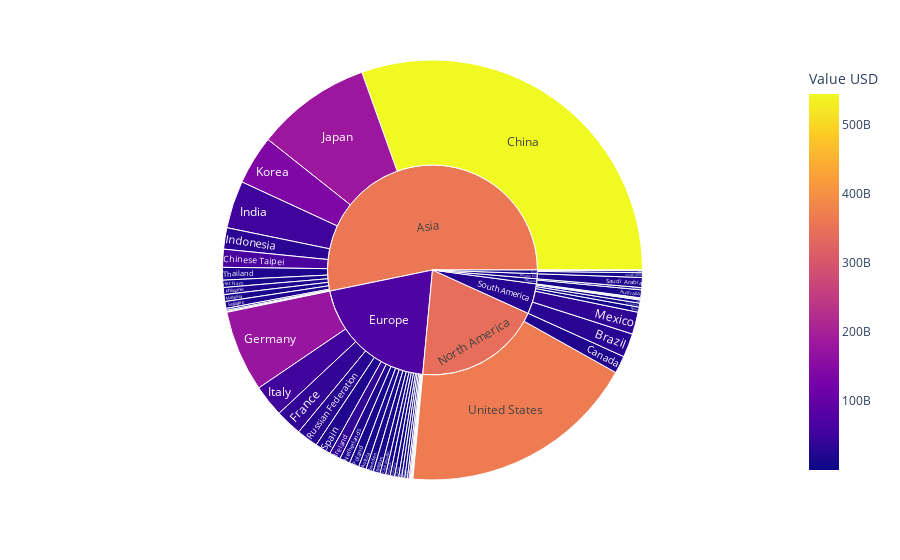

Notebook code cell kept with this figure:
### Markdown cell above
Lets start by seeing the distribution of industries globally. We'll take the data from 2018 as this is the latest year which has most of the main countries available.

### Code cell
# Filter the data for the year 2018
df_eng_final_2018 = df_eng_final[df_eng_final['Year'] == 2018]

# Create the sunburst chart
fig = px.sunburst(data_frame=df_eng_final_2018, path=['Continent', 'Country'], values='Value USD',
                  color='Value USD', hover_name='ISO3')
fig.show()

### Figure 1 — Plotly figure (JSON) as saved in the notebook; plotly's stock layout.template omitted (floating-point values rounded to 4 significant figures)
{"data": [{"branchvalues": "total", "customdata": [[11300000000.0], [14880000000.0], [12770000000.0], [29140000000.0], [1051000000.0], [1255000000.0], [2712000000.0], [20050000000.0], [9017000000.0], [544000000000.0], [67320000000.0], [5442000000.0], [1744000000.0], [1157000000.0], [240600000.0], [11000000000.0], [10990000000.0], [611300000.0], [8386000000.0], [40510000000.0], [174900000000.0], [3094000000.0], [1701000000.0], [4822000000.0], [607200000.0], [54260000000.0], [30470000000.0], [37830000000.0], [54150000000.0], [182300000000.0], [4519000000.0], [138700000000.0], [307100000.0], [12450000000.0], [169100000.0], [36300000000.0], [4147000000.0], [2016000000.0], [19130000000.0], [4505000000.0], [254300000.0], [3934000000.0], [4304000000.0], [19280000000.0], [12080000000.0], [3575000000.0], [6278000000.0], [28260000000.0], [17830000000.0], [995700000.0], [19140000000.0], [1980000000.0], [6823000000.0], [19720000000.0], [12700000000.0], [18720000000.0], [1083000000.0], [366100000000.0], [11400000000.0], [5580000000.0], [359000000000.0], [72980000000.0], [17830000000.0], [342500000000.0], [9792000000.0], [26230000000.0]], "domain": {"x": [0, 1], "y": [0, 1]}, "hovertemplate": "<b>%{hovertext}</b><br><br>labels=%{label}<br>Value USD_sum=%{value}<br>parent=%{parent}<br>id=%{id}<br>Value USD=%{color}<extra></extra>", "hovertext": ["AUS", "AUT", "BEL", "BRA", "BRN", "BGR", "KHM", "CAN", "CHL", "CHN", "TWN", "COL", "CRI", "HRV", "CYP", "CZE", "DNK", "EST", "FIN", "FRA", "DEU", "GRC", "HKG", "HUN", "ISL", "IND", "IDN", "IRL", "ITA", "JPN", "KAZ", "KOR", "LAO", "MYS", "MLT", "MEX", "MAR", "MMR", "NLD", "NZL", "MKD", "NOR", "PER", "PHL", "POL", "PRT", "ROU", "RUS", "SAU", "SRB", "SGP", "SVN", "ZAF", "ESP", "SWE", "THA", "TUN", "USA", "VNM", "(?)", "(?)", "(?)", "SAU", "(?)", "(?)", "(?)"], "ids": ["Oceania/Australia", "Europe/Austria", "Europe/Belgium", "South America/Brazil", "Asia/Brunei Darussalam", "South America/Bulgaria", "South America/Cambodia", "North America/Canada", "South America/Chile", "Asia/China", "Asia/Chinese Taipei", "South America/Colombia", "South America/Costa Rica", "Europe/Croatia", "Europe/Cyprus", "Europe/Czech Republic", "Europe/Denmark", "Europe/Estonia", "Europe/Finland", "Europe/France", "Europe/Germany", "Europe/Greece", "Asia/Hong Kong", "Europe/Hungary", "Europe/Iceland", "Asia/India", "Asia/Indonesia", "Europe/Ireland", "Europe/Italy", "Asia/Japan", "Asia/Kazakhstan", "Asia/Korea", "Asia/Laos", "Asia/Malaysia", "Europe/Malta", "South America/Mexico", "Africa/Morocco", "Asia/Myanmar", "Europe/Netherlands", "Oceania/New Zealand", "Europe/North Macedonia", "Europe/Norway", "South America/Peru", "Asia/Philippines", "Europe/Poland", "Europe/Portugal", "Europe/Romania", "Europe/Russian Federation", "Middle East/Saudi Arabia", "Europe/Serbia", "Asia/Singapore", "Europe/Slovenia", "Africa/South Africa", "Europe/Spain", "Europe/Sweden", "Asia/Thailand", "Africa/Tunisia", "North America/United States", "Asia/Viet Nam", "Africa", "Asia", "Europe", "Middle East", "North America", "Oceania", "South America"], "labels": ["Australia", "Austria", "Belgium", "Brazil", "Brunei Darussalam", "Bulgaria", "Cambodia", "Canada", "Chile", "China", "Chinese Taipei", "Colombia", "Costa Rica", "Croatia", "Cyprus", "Czech Republic", "Denmark", "Estonia", "Finland", "France", "Germany", "Greece", "Hong Kong", "Hungary", "Iceland", "India", "Indonesia", "Ireland", "Italy", "Japan", "Kazakhstan", "Korea", "Laos", "Malaysia", "Malta", "Mexico", "Morocco", "Myanmar", "Netherlands", "New Zealand", "North Macedonia", "Norway", "Peru", "Philippines", "Poland", "Portugal", "Romania", "Russian Federation", "Saudi Arabia", "Serbia", "Singapore", "Slovenia", "South Africa", "Spain", "Sweden", "Thailand", "Tunisia", "United States", "Viet Nam", "Africa", "Asia", "Europe", "Middle East", "North America", "Oceania", "South America"], "marker": {"coloraxis": "coloraxis", "colors": [11300000000.0, 14880000000.0, 12770000000.0, 29140000000.0, 1051000000.0, 1255000000.0, 2712000000.0, 20050000000.0, 9017000000.0, 544000000000.0, 67320000000.0, 5442000000.0, 1744000000.0, 1157000000.0, 240600000.0, 11000000000.0, 10990000000.0, 611300000.0, 8386000000.0, 40510000000.0, 174900000000.0, 3094000000.0, 1701000000.0, 4822000000.0, 607200000.0, 54260000000.0, 30470000000.0, 37830000000.0, 54150000000.0, 182300000000.0, 4519000000.0, 138700000000.0, 307100000.0, 12450000000.0, 169100000.0, 36300000000.0, 4147000000.0, 2016000000.0, 19130000000.0, 4505000000.0, 254300000.0, 3934000000.0, 4304000000.0, 19280000000.0, 12080000000.0, 3575000000.0, 6278000000.0, 28260000000.0, 17830000000.0, 995700000.0, 19140000000.0, 1980000000.0, 6823000000.0, 19720000000.0, 12700000000.0, 18720000000.0, 1083000000.0, 366100000000.0, 11400000000.0, 5580000000.0, 359000000000.0, 72980000000.0, 17830000000.0, 342500000000.0, 9792000000.0, 26230000000.0]}, "name": "", "parents": ["Oceania", "Europe", "Europe", "South America", "Asia", "South America", "South America", "North America", "South America", "Asia", "Asia", "South America", "South America", "Europe", "Europe", "Europe", "Europe", "Europe", "Europe", "Europe", "Europe", "Europe", "Asia", "Europe", "Europe", "Asia", "Asia", "Europe", "Europe", "Asia", "Asia", "Asia", "Asia", "Asia", "Europe", "South America", "Africa", "Asia", "Europe", "Oceania", "Europe", "Europe", "South America", "Asia", "Europe", "Europe", "Europe", "Europe", "Middle East", "Europe", "Asia", "Europe", "Africa", "Europe", "Europe", "Asia", "Africa", "North America", "Asia", "", "", "", "", "", "", ""], "type": "sunburst", "values": [76491400000, 74527440000, 67294970000, 231356900000, 1491000000, 8719890000, 6643200000, 170088170000, 49425970000, 3843134590000, 174623000000, 38615840000, 5404200000, 7461320000, 1223550000, 54509580000, 44350990000, 3917560000, 39492110000, 258642890000, 790426010000, 17386020000, 4384600000, 29493060000, 2193830000, 461903700000, 207348000000, 109888080000, 310593520000, 1118553380000, 18310600000, 477015500000, 1692300000, 66976000000, 1040860000, 215542290000, 20225600000, 11927700000, 100086390000, 21878950000, 1679930000, 25031580000, 31039700000, 68342600000, 94205220000, 29145360000, 43534810000, 208681510000, 97223200000, 7235060000, 66080800000, 10724590000, 45176800000, 153285260000, 72397710000, 122949900000, 6050600000, 2317945920000, 70654400000, 71453000000, 6715388070000, 2558449210000, 97223200000, 2488034090000, 98370350000, 586747990000]}], "layout": {"coloraxis": {"colorbar": {"title": {"text": "Value USD"}}, "colorscale": [[0, "#0d0887"], [0.1111, "#46039f"], [0.2222, "#7201a8"], [0.3333, "#9c179e"], [0.4444, "#bd3786"], [0.5556, "#d8576b"], [0.6667, "#ed7953"], [0.7778, "#fb9f3a"], [0.8889, "#fdca26"], [1, "#f0f921"]]}, "legend": {"tracegroupgap": 0}, "margin": {"t": 60}}}
